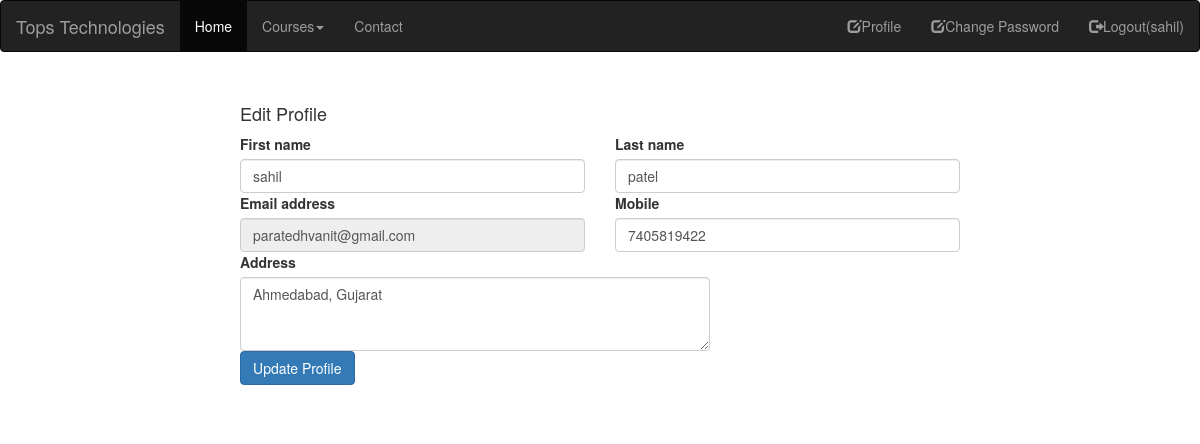
Screenshot of /profile (signed in) with the database file from the repository.
### myapp/models.py (models this page shows, shortened)
class User(models.Model):
    fname = models.CharField(max_length=100)
    lname = models.CharField(max_length=100)
    email = models.EmailField()
    mobile = models.PositiveIntegerField()
    address = models.TextField()
    password = models.CharField(max_length=100)

### myapp/views.py (the view)
# urls.py: path('profile',views.profile,name='profile'),
def profile(request):
    user=User.objects.get(email=request.session['email'])
    if request.method=="POST":
        user.fname=request.POST['fname']
        user.lname=request.POST['lname']
        user.mobile=request.POST['mobile']
        user.address=request.POST['address']
        user.save()
        msg="Profile Updated Successfully"
        return render(request,'profile.html',{'user':user,'msg':msg})
    else:
        return render(request,'profile.html',{'user':user})

### myapp/templates/profile.html (shortened to what this page needs)
{% extends 'header.html' %}
{% block Content%}
<!DOCTYPE html>
<html lang="en">
<head>
</head>
<body>
    <div class="container">
        <div class="card form-card shadow-sm">
            <div class="card-body">
                <h4 class="card-title mb-3">Edit Profile</h4>
                <form method="post" action="{% url 'profile' %}" novalidate>
                    <div class="row g-3 mb-6">
                        <div class="col-md-6">
                            <label for="id_first_name" class="form-label">First name</label>
                            <input type="text" value="{{user.fname}}" class="form-control" id="id_first_name" name="fname" required
                                maxlength="30" placeholder="Enter first name">
                        </div>
                        <div class="col-md-6">
                            <label for="id_last_name" class="form-label">Last name</label>
                            <input type="text" value="{{user.lname}}" class="form-control" id="id_last_name" name="lname" required
                                maxlength="30" placeholder="Enter last name">
                        </div>
                        <div class="col-md-6">
                            <label for="id_email" class="form-label">Email address</label>
                            <input type="email" value="{{user.email}}" class="form-control" id="id_email" name="email" readonly required
                                placeholder="name@example.com">
                        </div>
                        <div class="col-md-6">
                            <label for="id_mobile" class="form-label">Mobile</label>
                            <input type="tel" value="{{user.mobile}}" class="form-control" id="id_mobile" name="mobile" required
                                pattern="\d{10}" maxlength="10" placeholder="10-digit mobile number">
                        </div>
                        <div class="col-md-8">
                            <label for="id_address" class="form-label">Address</label>
                            <textarea class="form-control" id="id_address" name="address" rows="3"
                                placeholder="Your address (street, city, state, pincode)" required>{{user.address}}</textarea>
                        </div>
                    </div>
                    <div class="d-grid gap-2 mt-4">
                        <button class="btn btn-primary" type="submit">Update Profile</button>
                    </div>
</body>
</html>
{% endblock %}

### myapp/templates/header.html (shortened to what this page needs)
<!DOCTYPE html>
<html lang="en">
<head>
    <link rel="stylesheet" href="https://maxcdn.bootstrapcdn.com/bootstrap/3.4.1/css/bootstrap.min.css">
</head>
<body>
    <nav class="navbar navbar-inverse">
        <div class="container-fluid">
            <div class="navbar-header">
                <a class="navbar-brand" href="/">Tops Technologies</a>
            </div>
            <ul class="nav navbar-nav">
                <li class="active"><a href="/">Home</a></li>
                <li class="dropdown"><a class="dropdown-toggle" data-toggle="dropdown" href="#">Courses<span
                            class="caret"></span></a>
                </li>
                <li><a href="{% url 'contact' %}">Contact</a></li>
            </ul>
            <ul class="nav navbar-nav navbar-right">
                {% if request.session.email %}
                <li><a href="{% url 'profile' %}"><span class="glyphicon glyphicon-edit"></span>Profile</a></li>
                <li><a href="{% url 'change-password' %}"><span class="glyphicon glyphicon-edit"></span>Change
                        Password</a></li>
                <li><a href="{% url 'logout' %}"><span
                            class="glyphicon glyphicon-log-out"></span>Logout({{request.session.fname}})</a></li>
                {% else %}
                <li><a href="{% url 'signup' %}"><span class="glyphicon glyphicon-user"></span> Sign Up</a></li>
                <li><a href="{% url 'login' %}"><span class="glyphicon glyphicon-log-in"></span> Login</a></li>
                {% endif %}
            </ul>
        </div>
    </nav>
    {% block Content%}
    {% endblock %}
</body>
</html>

### myapp/templates/profile.html (style rules this page uses)
.form-card { max-width: 720px; margin: 32px auto; }

### rows the page displays
User: session.fname "sahil", fname "sahil", lname "patel", email "paratedhvanit@gmail.com", mobile "7405819422", address "Ahmedabad, Gujarat"
